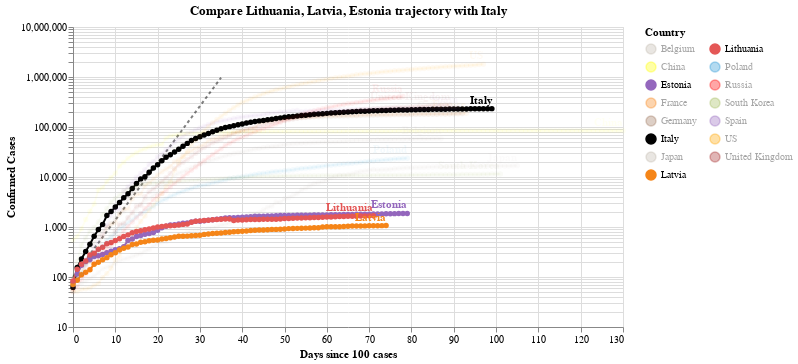

The code cell stored with this chart in its notebook:
### Code cell
#hide_input
chart3 = make_since_chart(dff2, ['Lithuania', 'Latvia', 'Estonia'], baseline_countries)
chart3

### Figure 1 — Vega-Lite specification as saved in the notebook (floating-point values rounded to 4 significant figures; data arrays with more than 128 entries replaced by an {"elided": "..."} marker saying what was removed)
{"config": {"view": {"continuousWidth": 400, "continuousHeight": 300}}, "layer": [{"data": {"name": "data-628230001892d6798b50651be41d1b3e"}, "mark": {"type": "line", "color": "black", "opacity": 0.5, "strokeDash": [3, 3]}, "encoding": {"x": {"type": "quantitative", "field": "Days since 100 cases"}, "y": {"type": "quantitative", "field": "Confirmed Cases"}}}, {"data": {"name": "data-6a7443ff9da9454cacd4e482d2511f37"}, "mark": {"type": "line", "point": true}, "encoding": {"color": {"type": "nominal", "field": "Country", "legend": {"columns": 2}, "scale": {"domain": ["Belgium", "China", "Estonia", "France", "Germany", "Italy", "Japan", "Latvia", "Lithuania", "Poland", "Russia", "South Korea", "Spain", "US", "United Kingdom"], "range": ["#C1B7AD", "yellow", "#9467bd", "#F58518", "#9D755D", "black", "#C1B7AD", "#F58518", "#E45756", "#2495D3", "red", "#A1BA59", "#9467bd", "orange", "brown"]}}, "opacity": {"condition": {"value": 1, "selection": "selector002"}, "value": 0.05}, "tooltip": [{"type": "nominal", "field": "Country"}, {"type": "temporal", "field": "Date"}, {"type": "quantitative", "field": "Confirmed Cases"}, {"type": "quantitative", "field": "Days since 100 cases"}], "x": {"type": "quantitative", "field": "Days since 100 cases"}, "y": {"type": "quantitative", "field": "Confirmed Cases", "scale": {"type": "log"}}}, "selection": {"selector002": {"type": "multi", "fields": ["Country"], "bind": "legend", "init": [{"Country": "Lithuania"}, {"Country": "Latvia"}, {"Country": "Estonia"}, {"Country": "Italy"}]}}, "width": 550}, {"data": {"name": "data-6a7443ff9da9454cacd4e482d2511f37"}, "mark": {"type": "text", "align": "right", "dy": -8, "fontWeight": "bold"}, "encoding": {"color": {"type": "nominal", "field": "Country", "legend": {"columns": 2}, "scale": {"domain": ["Belgium", "China", "Estonia", "France", "Germany", "Italy", "Japan", "Latvia", "Lithuania", "Poland", "Russia", "South Korea", "Spain", "US", "United Kingdom"], "range": ["#C1B7AD", "yellow", "#9467bd", "#F58518", "#9D755D", "black", "#C1B7AD", "#F58518", "#E45756", "#2495D3", "red", "#A1BA59", "#9467bd", "orange", "brown"]}}, "opacity": {"condition": {"value": 1, "selection": "selector002"}, "value": 0.05}, "text": {"type": "nominal", "field": "Country"}, "tooltip": [{"type": "nominal", "field": "Country"}, {"type": "temporal", "field": "Date"}, {"type": "quantitative", "field": "Confirmed Cases"}, {"type": "quantitative", "field": "Days since 100 cases"}], "x": {"type": "quantitative", "field": "Days since 100 cases"}, "y": {"type": "quantitative", "field": "Confirmed Cases", "scale": {"type": "log"}}}, "transform": [{"filter": "(datum['Date'] >= 1590883200000)"}], "width": 550}], "title": "Compare Lithuania, Latvia, Estonia trajectory with Italy", "$schema": "https://vega.github.io/schema/vega-lite/v4.0.2.json", "datasets": {"data-628230001892d6798b50651be41d1b3e": [{"Days since 100 cases": 0, "Confirmed Cases": 100.0}, {"Days since 100 cases": 1, "Confirmed Cases": 130.0}, {"Days since 100 cases": 2, "Confirmed Cases": 169.0}, {"Days since 100 cases": 3, "Confirmed Cases": 219.7}, {"Days since 100 cases": 4, "Confirmed Cases": 285.6}, {"Days since 100 cases": 5, "Confirmed Cases": 371.3}, {"Days since 100 cases": 6, "Confirmed Cases": 482.7}, {"Days since 100 cases": 7, "Confirmed Cases": 627.5}, {"Days since 100 cases": 8, "Confirmed Cases": 815.7}, {"Days since 100 cases": 9, "Confirmed Cases": 1060.0}, {"Days since 100 cases": 10, "Confirmed Cases": 1379.0}, {"Days since 100 cases": 11, "Confirmed Cases": 1792.0}, {"Days since 100 cases": 12, "Confirmed Cases": 2330.0}, {"Days since 100 cases": 13, "Confirmed Cases": 3029.0}, {"Days since 100 cases": 14, "Confirmed Cases": 3937.0}, {"Days since 100 cases": 15, "Confirmed Cases": 5119.0}, {"Days since 100 cases": 16, "Confirmed Cases": 6654.0}, {"Days since 100 cases": 17, "Confirmed Cases": 8650.0}, {"Days since 100 cases": 18, "Confirmed Cases": 11250.0}, {"Days since 100 cases": 19, "Confirmed Cases": 14620.0}, {"Days since 100 cases": 20, "Confirmed Cases": 19000.0}, {"Days since 100 cases": 21, "Confirmed Cases": 24710.0}, {"Days since 100 cases": 22, "Confirmed Cases": 32120.0}, {"Days since 100 cases": 23, "Confirmed Cases": 41750.0}, {"Days since 100 cases": 24, "Confirmed Cases": 54280.0}, {"Days since 100 cases": 25, "Confirmed Cases": 70560.0}, {"Days since 100 cases": 26, "Confirmed Cases": 91730.0}, {"Days since 100 cases": 27, "Confirmed Cases": 119300.0}, {"Days since 100 cases": 28, "Confirmed Cases": 155000.0}, {"Days since 100 cases": 29, "Confirmed Cases": 201500.0}, {"Days since 100 cases": 30, "Confirmed Cases": 262000.0}, {"Days since 100 cases": 31, "Confirmed Cases": 340600.0}, {"Days since 100 cases": 32, "Confirmed Cases": 442800.0}, {"Days since 100 cases": 33, "Confirmed Cases": 575600.0}, {"Days since 100 cases": 34, "Confirmed Cases": 748300.0}, {"Days since 100 cases": 35, "Confirmed Cases": 972800.0}], "data-6a7443ff9da9454cacd4e482d2511f37": {"elided": "1380 records"}}}
